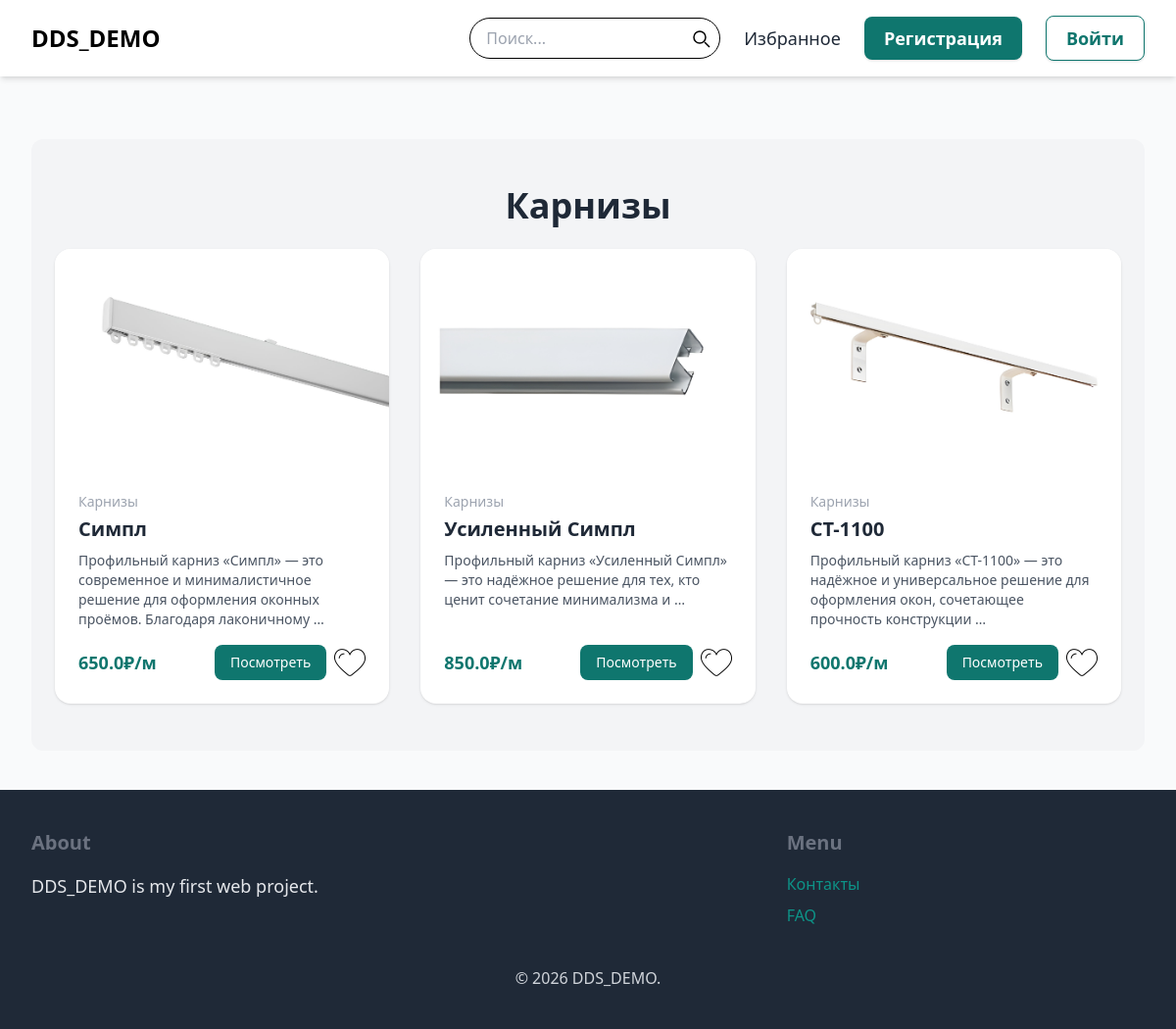
/items/category/3/, run on the app's committed database.
### item/models.py (models this page shows, shortened)
class Category(models.Model):
    name = models.CharField(max_length=300)
    class Meta:
        ordering = ('name',)
        verbose_name_plural = 'Categories'

class Item(models.Model):
    category = models.ForeignKey(Category, related_name='items', on_delete=models.CASCADE)
    name = models.CharField(max_length=300)
    description = models.TextField(blank=True, null=True)
    price = models.FloatField()
    image = models.ImageField(upload_to='item_images', blank=True, null=True)
    is_sold = models.BooleanField(default=False)
    created_by = models.ForeignKey(User, related_name='item', on_delete=models.CASCADE)
    created_at = models.DateTimeField(auto_now_add=True)
    aliases = models.CharField(max_length=500, blank=True, null=True, help_text="Дополнительные имена для поиска, через запятую")

### item/views.py (the view)
# urls.py: path('category/<int:category_id>/', views.category_items, name='category_items'),
def category_items(request, category_id):
    category = get_object_or_404(Category, id=category_id)
    items = Item.objects.filter(category=category, is_sold=False)
    favorite_ids = []
    if request.user.is_authenticated:
        favorite_ids = list(request.user.favorites.values_list('item_id', flat=True))
    return render(request, 'item/category_items.html', {
        'category': category,
        'items': items,
        'favorite_ids': favorite_ids
    })

### item/templates/item/category_items.html (shortened to what this page needs)
{% extends 'core/base.html' %}
{% load static %}
{% block content %}
<div class="mt-6 px-6 py-12 bg-gray-100 rounded-xl">
    <h2 class="mb-6 text-4xl font-bold text-center">{{ category.name }}</h2>
    <div class="grid grid-cols-1 sm:grid-cols-2 lg:grid-cols-3 gap-8">
        {% for item in items %}
            <div class="bg-white rounded-2xl shadow hover:shadow-xl transition duration-300 overflow-hidden flex flex-col h-full group">
                {% if item.image %}
                    <a href="{% url 'item:detail' item.id %}" class="block h-56 overflow-hidden">
                        <img src="{{ item.image.url }}"
                             class="w-full h-full object-cover transform transition duration-300 group-hover:scale-105">
                    </a>
                {% else %}
                    <a href="{% url 'item:detail' item.id %}" class="block h-56 bg-gray-200 flex items-center justify-center text-gray-400">
                        No Image
                    </a>
                {% endif %}
                <div class="p-6 flex flex-col flex-grow">
                    <p class="text-sm text-gray-400 mb-1">
                        {{ item.category.name }}
                    </p>
                    <h2 class="text-xl font-semibold mb-2">
                        {{ item.name }}
                    </h2>
                    {% if item.description %}
                        <p class="text-gray-600 text-sm mb-4">
                            {{ item.description|truncatewords:15 }}
                        </p>
                    {% endif %}
                    <div class="flex justify-between items-center mt-auto">
                        <span class="text-teal-700 font-bold text-lg">
                            {{ item.price }}₽/м
                        </span>
                        <div class="flex items-center gap-2">
                            <a href="{% url 'item:detail' item.id %}"
                               class="px-4 py-2 text-sm font-medium bg-teal-700 text-white rounded-lg hover:bg-teal-900 transition">
                                Посмотреть
                            </a>
                            <a href="#" class="w-8 h-8 favorite-heart" data-item-id="{{ item.id }}">
                                <img class="w-full h-full object-contain"
                                     alt="Избранное"
                                     {% if user.is_authenticated and item.id in favorite_ids %}
                                         src="{% static 'images/love1.png' %}"
                                         data-favorited="true"
                                     {% else %}
                                         src="{% static 'images/love0.png' %}"
                                         data-favorited="false"
                                     {% endif %}>
                            </a>
                        </div>
                    </div>
               </div>
            </div>
        {% empty %}
            <p class="col-span-3 text-center text-gray-500 text-xl">Нет товаров в этой категории.</p>
        {% endfor %}
    </div>
</div>
{% endblock %}

### data on the page
Category: name "Карнизы"
Item: image (picture), category.name "Карнизы", name "Симпл", description "Профильный карниз «Симпл» — это современное и минималистичное решение для оформления оконных проёмов. Благодаря лаконичному …", price "650.0"
Item: image (picture), category.name "Карнизы", name "Усиленный Симпл", description "Профильный карниз «Усиленный Симпл» — это надёжное решение для тех, кто ценит сочетание минимализма и …", price "850.0"
Item: image (picture), category.name "Карнизы", name "СТ-1100", description "Профильный карниз «СТ-1100» — это надёжное и универсальное решение для оформления окон, сочетающее прочность конструкции …", price "600.0"
